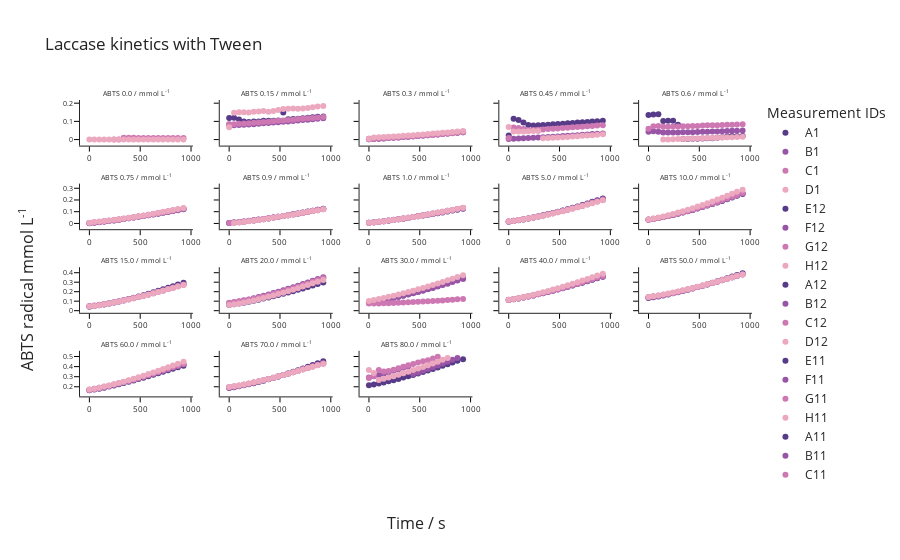

Notebook code for this chart:
### Code cell
estimator_Tween.visualize_data()
